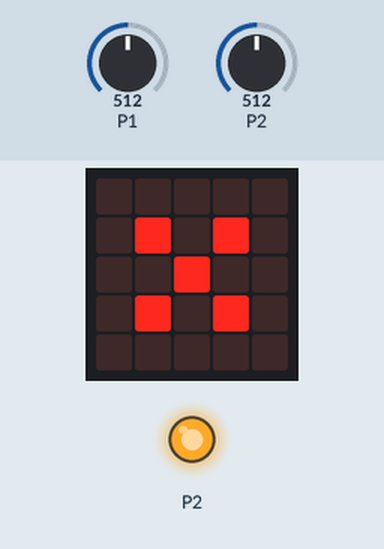
The program below on a simulated BBC micro:bit (MakeCode). Parts: the board's 5×5 LED display, output pins drawn as LEDs (lit = HIGH). The inputs (shaded band) are chosen by the test bench; at power-on: P1 = 512, P2 = 512 (analog values on the 0–1023 scale). Random numbers come from a fixed seed; what the program prints to the serial console is not drawn.

Above: at 1.2 s.
1.3 s: P1 set to 836
At 3.8 s:
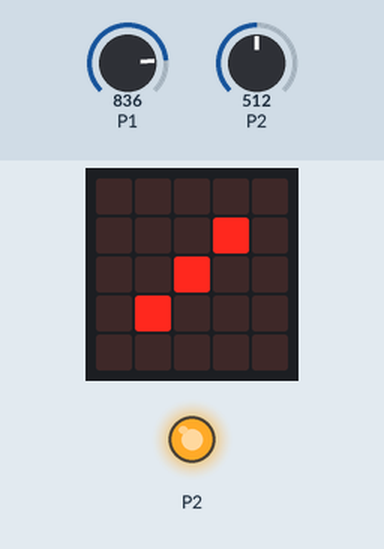
At 6.7 s:
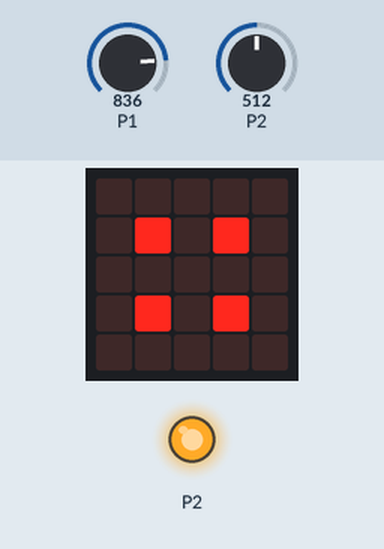
7.3 s: P1 set to 857
At 18.0 s:
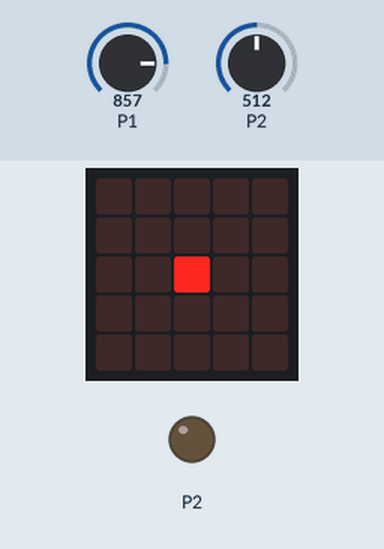
Timing chart, 0 to 19.5 s (numbered marks = the images above; inputs shaded):
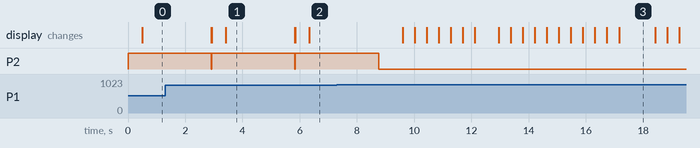

Measured:
- the behaviour switches between 849 and 850 on P1 (found by bisection; images 2 and 3)
- after the input at 1.3 s, P2: alternates HIGH for 2.9 s and LOW for 0.01 s, starting after 1.6 s
- after the input at 7.3 s, P2: HIGH → LOW after 1.5 s
- what the display in image 1 shows lasts 2.4 s, from 3.4 s to 5.8 s

The program:

main.ts
```typescript
function dado () {
    valor = randint(1, 6)
    if (valor == 1) {
        basic.showLeds(`
            . . . . .
            . . . . .
            . . # . .
            . . . . .
            . . . . .
            `)
    } else if (valor == 2) {
        basic.showLeds(`
            . . . . .
            . . . # .
            . . . . .
            . # . . .
            . . . . .
            `)
    } else if (valor == 3) {
        basic.showLeds(`
            . . . . .
            . . . # .
            . . # . .
            . # . . .
            . . . . .
            `)
    } else if (valor == 4) {
        basic.showLeds(`
            . . . . .
            . # . # .
            . . . . .
            . # . # .
            . . . . .
            `)
    } else if (valor == 5) {
        basic.showLeds(`
            . . . . .
            . # . # .
            . . # . .
            . # . # .
            . . . . .
            `)
    } else if (valor == 6) {
        basic.showLeds(`
            . . . . .
            . # . # .
            . # . # .
            . # . # .
            . . . . .
            `)
    }
}
let valor = 0
let status_animacao = 1
basic.forever(function () {
    serial.writeValue("x", pins.analogReadPin(AnalogPin.P2))
})
basic.forever(function () {
    if (status_animacao == 1) {
        pins.digitalWritePin(DigitalPin.P2, 0)
        dado()
    }
})
basic.forever(function () {
    if (pins.analogReadPin(AnalogPin.P1) < 850) {
        basic.clearScreen()
        pins.digitalWritePin(DigitalPin.P2, 1)
        status_animacao = 0
        basic.pause(500)
        dado()
        basic.pause(2000)
        status_animacao = 1
    }
})
```

test.ts
```typescript
// testes vão aqui; isto não será compilado quando este pacote for usado como uma extensão.
```
